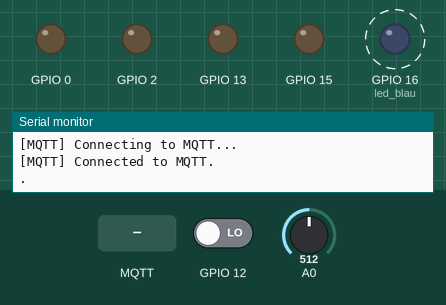
Simulated run of this sketch. Board: ESP8266 (NodeMCU). Shown: output pins drawn as LEDs (lit = HIGH), the last lines printed to the serial monitor. Dashed ring = blinking. The inputs (shaded band) are chosen by the test bench; at power-on: GPIO 12 LOW, A0 = 512. WiFi joins after 1.5 s; servers stay silent unless stated; no MQTT or app messages arrive unless stated.

Above: at 3.3 s.
3.4 s: MQTT message "Q13set" arrives on the first subscribed topic
At 3.9 s:
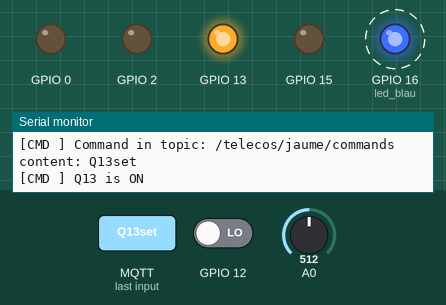
6.9 s: MQTT message "test 1" arrives on the second subscribed topic
At 8.0 s:
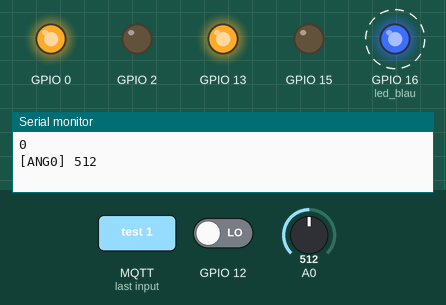
10.4 s: MQTT message "Q13reset" arrives on the first subscribed topic
At 11.0 s:
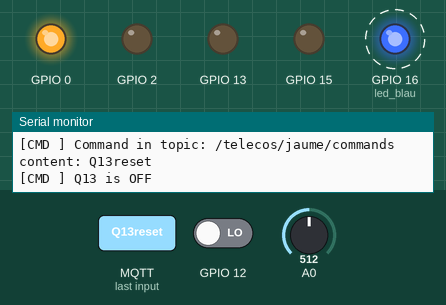
13.9 s: MQTT message "1" arrives on the second subscribed topic
At 14.03 s:
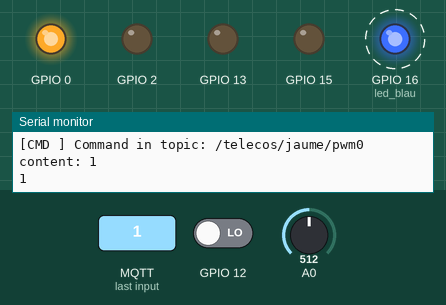
17.4 s: MQTT message "Q13tog" arrives on the first subscribed topic
At 18.0 s:
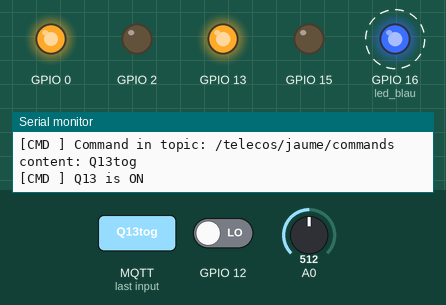
Timing chart, 0 to 21.9 s (numbered marks = the images above; inputs shaded):
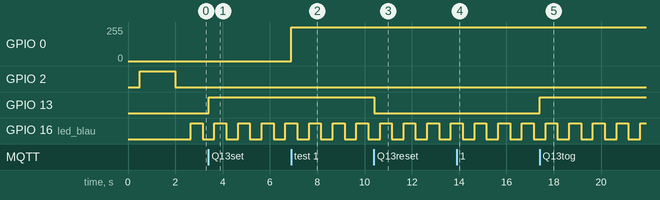

The sketch:

21_asyncMQTT-telecos.ino
```cpp
//21_asyncMQTT-telecos.ino
//curs hivern 2022 telecos.cat
//jnogues@gmail.com
//asyncmqtt


#include <ArduinoJson.h>
#include <ESP8266WiFi.h>
#include <Ticker.h>
#include <AsyncMqttClient.h>
#include <Blynk.h>
BlynkTimer taskScheduler;//organitzador de tasques

#define led_blau 16
#define WIFI_SSID     "xxxxxxxxxxxxx"
#define WIFI_PASSWORD "xxxxxxxxxxxxx"

#define MQTT_HOST IPAddress(5, 196, 88, 155)
#define MQTT_PORT 1883

#define IDdevice "menjador"
#define TOPIC1   "/telecos/jaume/uT"         //Per publicar dades
#define TOPIC2   "/telecos/jaume/boot"       //Per publicar dades
#define TOPIC3   "/telecos/jaume/outputs"    //Per publicar dades
#define TOPIC4   "/telecos/jaume/a0"         //Per publicar dades
#define TOPIC5   "/telecos/jaume/inputs"     //Per publicar dades
#define TOPIC6   "/telecos/jaume/state"      //Per publicar dades
#define TOPIC10  "/telecos/jaume/commands"   //Per rebre comandaments
#define TOPIC11  "/telecos/jaume/pwm0"       //Per rebre comandaments

AsyncMqttClient mqttClient;
Ticker mqttReconnectTimer;

WiFiEventHandler wifiConnectHandler;
WiFiEventHandler wifiDisconnectHandler;
Ticker wifiReconnectTimer;

boolean stateGPIO16=0;
//boolean stateGPIO0=0;     //GPIO0 sortida pwm0
//boolean prevstateGPIO0=0;
//boolean stateGPIO2=0;     //GPIO2 es utilitzat com wifi stat led
//boolean prevstateGPIO2=0;
boolean stateGPIO13=0;
boolean prevstateGPIO13=0;
boolean stateGPIO12=0;
boolean prevstateGPIO12=0;
boolean stateGPIO14=0;
boolean prevstateGPIO14=0;
int valuePWM0=0;

void setup() {
  Serial.begin(115200);
  delay(500);
  Serial.println(" ");
  Serial.println(" ");
  Serial.println("[boot] telecos.cat");
  Serial.println("[boot] 21_asyncMQTT-telecos.ino");

  //pinMode(0, OUTPUT);
  //digitalWrite(0,HIGH);
  pinMode(2, OUTPUT);
  digitalWrite(2,HIGH);
  pinMode(13, OUTPUT);
  digitalWrite(13,LOW);
  pinMode(15, OUTPUT);
  digitalWrite(15,LOW);
  pinMode(4, INPUT);
  pinMode(5, INPUT);
  pinMode(12, INPUT);
  pinMode(14, INPUT);
  pinMode(led_blau, OUTPUT);


  // Configurem CallBacks MQTT
  wifiConnectHandler = WiFi.onStationModeGotIP(onWifiConnect);
  wifiDisconnectHandler = WiFi.onStationModeDisconnected(onWifiDisconnect);
  mqttClient.onConnect(onMqttConnect);
  mqttClient.onDisconnect(onMqttDisconnect);
  mqttClient.onSubscribe(onMqttSubscribe);
  mqttClient.onUnsubscribe(onMqttUnsubscribe);
  mqttClient.onMessage(onMqttMessage);
  mqttClient.onPublish(onMqttPublish);
  mqttClient.setServer(MQTT_HOST, MQTT_PORT);

  // Connectem al Wifi
  connectToWifi();


  taskScheduler.setInterval(500L,   toggleLed);           //tasca 1
  taskScheduler.setInterval(10000L, publishUpTime);       //tasca 2
  taskScheduler.setInterval(5000L,  publishA0);           //tasca 3
  taskScheduler.setInterval(300L,   checkInputsOutputs);  //tasca 4
  taskScheduler.setInterval(15000L, publishState);        //tasca 5
}

void loop()
{
  taskScheduler.run();
}

//***********************TASQUES***********************

// tasca 1
void toggleLed()
{
  digitalWrite(led_blau, !digitalRead(led_blau));
}

// tasca 2
void publishUpTime()
{
  //unsigned long upTime = millis()/1000; //seconds
  //String payload = String(upTime);
  //mqttClient.publish(TOPIC1, 0, true, (char*)payload.c_str()); //QOS 0
  PublishMqtt(TOPIC1, millis()/1000);
}

// tasca 3
void publishA0()
{
  unsigned int analogA0=analogRead(A0);
  Serial.print("[ANG0] ");
  Serial.println(analogA0);
  PublishMqtt(TOPIC4, analogA0);
}

// tasca 4
void checkInputsOutputs()
{
  // input GPIO12
  stateGPIO12=digitalRead(12);
  if (stateGPIO12!=prevstateGPIO12)
  {
    if (stateGPIO12==0) mqttClient.publish(TOPIC5, 0, true, "I12off");;
    if (stateGPIO12==1) mqttClient.publish(TOPIC5, 0, true, "I12on");;
  }
  prevstateGPIO12=stateGPIO12;
}

// tasca 5
void publishState()
{
   String payload = "";
   StaticJsonDocument<300> jsonDoc;
   jsonDoc["id"]    = IDdevice;
   jsonDoc["uT"]    = millis()/1000;
   jsonDoc["A0"]    = analogRead(A0);
   jsonDoc["Q13"]   = digitalRead(13);
   jsonDoc["I12"]   = digitalRead(12);
   jsonDoc["PWM0"]  = valuePWM0;
   jsonDoc["IP"]    = WiFi.localIP();
   serializeJson(jsonDoc, payload);
   mqttClient.publish(TOPIC6, 0, true, (char*)payload.c_str());
}

//********************** Callbacks i Funcions ************************
void connectToWifi() {
  Serial.print("[WIFI] Connecting to Wi-Fi...");
  //WiFi.mode(WIFI_STA);
  //WiFi.disconnect();
  WiFi.begin(WIFI_SSID, WIFI_PASSWORD);
  delay(150);
  while (WiFi.status() != WL_CONNECTED)
  {
     delay(500);
     Serial.print('.');
  }
  WiFi.setAutoConnect(true);
  WiFi.setAutoReconnect(true);
  Serial.println(" ");
}


void connectToMqtt() {
  Serial.println("[MQTT] Connecting to MQTT...");
  mqttClient.connect();
}

void onWifiConnect(const WiFiEventStationModeGotIP& event) {
  digitalWrite(2, LOW); //wifi ok, turn on led GPIO2
  Serial.println(" ");
  Serial.println("[WIFI] Connected to Wi-Fi.");
  Serial.print("[WIFI] Init STA:\t");
  Serial.println(WIFI_SSID);
  Serial.print("[WIFI] IP address:\t");
  Serial.println(WiFi.localIP());
  connectToMqtt();
}

void onWifiDisconnect(const WiFiEventStationModeDisconnected& event) {
  digitalWrite(2, HIGH); //wifi ko, turn off led GPIO2
  Serial.println("[WIFI] Disconnected from Wi-Fi.");
  mqttReconnectTimer.detach(); // ensure we don't reconnect to MQTT while reconnecting to Wi-Fi
  //wifiReconnectTimer.once(2, connectToWifi); //No cal
}

void onMqttConnect(bool sessionPresent) {
  Serial.println("[MQTT] Connected to MQTT.");
  mqttClient.publish(TOPIC2, 0, true, "******* CONNECTED!! *******");
  //Serial.print("[MQTT] Session present: ");
  //Serial.println(sessionPresent);
  mqttClient.subscribe(TOPIC10, 0);
  mqttClient.subscribe(TOPIC11, 0);
  //Serial.print("[MQTT] Subscribing at QoS 0, packetId: ");
  //Serial.println(packetIdSub);
  //mqttClient.publish("/telecos/jaume/test", 0, true, "test 1");
  //Serial.println("[MQTT] Publishing at QoS 0");
  //uint16_t packetIdPub1 = mqttClient.publish("/telecos/jaume/test", 0, true, "test 2");
  //Serial.print("[MQTT] Publishing at QoS 0, packetId: ");
  //Serial.println(packetIdPub1);
  //uint16_t packetIdPub2 = mqttClient.publish("/telecos/jaume/test", 0, true, "test 3");
  //Serial.print("[MQTT] Publishing at QoS 0, packetId: ");
  //Serial.println(packetIdPub2);
}

void onMqttDisconnect(AsyncMqttClientDisconnectReason reason) {
  Serial.println("[MQTT] Disconnected from MQTT.");

  if (WiFi.isConnected()) {
    mqttReconnectTimer.once(2, connectToMqtt);
  }
}

void onMqttSubscribe(uint16_t packetId, uint8_t qos) {
  Serial.print("[MQTT] Subscribed to ");
  Serial.println(TOPIC10);
  Serial.print("[MQTT] Subscribed to ");
  Serial.println(TOPIC11);
  //Serial.print(" packetId: ");
  //Serial.println(packetId);
  //Serial.print(" qos: ");
  //Serial.println(qos);
}

void onMqttUnsubscribe(uint16_t packetId) {
  Serial.println("[MQTT] Unsubscribe acknowledged.");
  Serial.print("  packetId: ");
  Serial.println(packetId);
}

void onMqttMessage(char* topic, char* payload, AsyncMqttClientMessageProperties properties, size_t len, size_t index, size_t total) {
  Serial.print("[CMD ] Command in");
  Serial.print(" topic: ");
  Serial.print(topic);
  Serial.print(" content: ");
  String content = GetPayloadContent(payload, len);
  Serial.print(content);
  Serial.println();


  //******************Interpreto i executo comandaments************************

  //Q13
  if (content == "Q13set")
  {
    digitalWrite(13, HIGH);
    mqttClient.publish(TOPIC3, 0, true, "Q13on");
    Serial.println("[CMD ] Q13 is ON");
  }
  else if(content == "Q13reset")
  {
    digitalWrite(13, LOW);
    mqttClient.publish(TOPIC3, 0, true, "Q13off");
    Serial.println("[CMD ] Q13 is OFF");
  }
  else if(content == "Q13tog")
  {
    digitalWrite(13, !digitalRead(13));
    if (digitalRead(13) == true)
    {
      Serial.println("[CMD ] Q13 is ON");
      mqttClient.publish(TOPIC3, 0, true, "Q13on");
    }
    if (digitalRead(13) == false)
    {
      Serial.println("[CMD ] Q13 is OFF");
      mqttClient.publish(TOPIC3, 0, true, "Q13off");
    }
  }

  //comandament info?
  else if(content == "info?")
  {
    publishState();
  }

  //comandament reset
  else if(content == "rst")
  {
    ESP.restart();
  }

  //comandament pwm0
  else if (strcmp(topic, TOPIC11)==0)
  {
    valuePWM0 = content.toInt();
    if (valuePWM0 >= 255) valuePWM0 = 255;
    if (valuePWM0 <= 0)   valuePWM0 = 0;
    analogWrite(0, 255-valuePWM0); //regulacio de 255 (0%) a 0 (100%)
    Serial.println (valuePWM0);
  }
 //********************************************************************
}

void onMqttPublish(uint16_t packetId) {
  Serial.println("[MQTT] Publish acknowledged.");
  Serial.print("  packetId: ");
  Serial.println(packetId);
}

String GetPayloadContent(char* data, size_t len)
{
  String content = "";
  for(size_t i = 0; i < len; i++)
  {
    content.concat(data[i]);
  }
  return content;
}


void PublishMqtt(char* topic, unsigned long data)
{
  String payload = String(data);
  mqttClient.publish(topic, 0, true, (char*)payload.c_str());
}
```

Measured:
- after the input at 3.4 s, GPIO 13: LOW → HIGH at once
- after the input at 6.9 s, GPIO 0: 0/255 → 255/255 at once
- after the input at 10.4 s, GPIO 13: HIGH → LOW at once
- after the input at 13.9 s, GPIO 0: 255/255 → 254/255 at once
- after the input at 17.4 s, GPIO 13: LOW → HIGH at once
- by itself, GPIO 16 (led_blau): alternates HIGH for 0.50 s and LOW for 0.50 s
